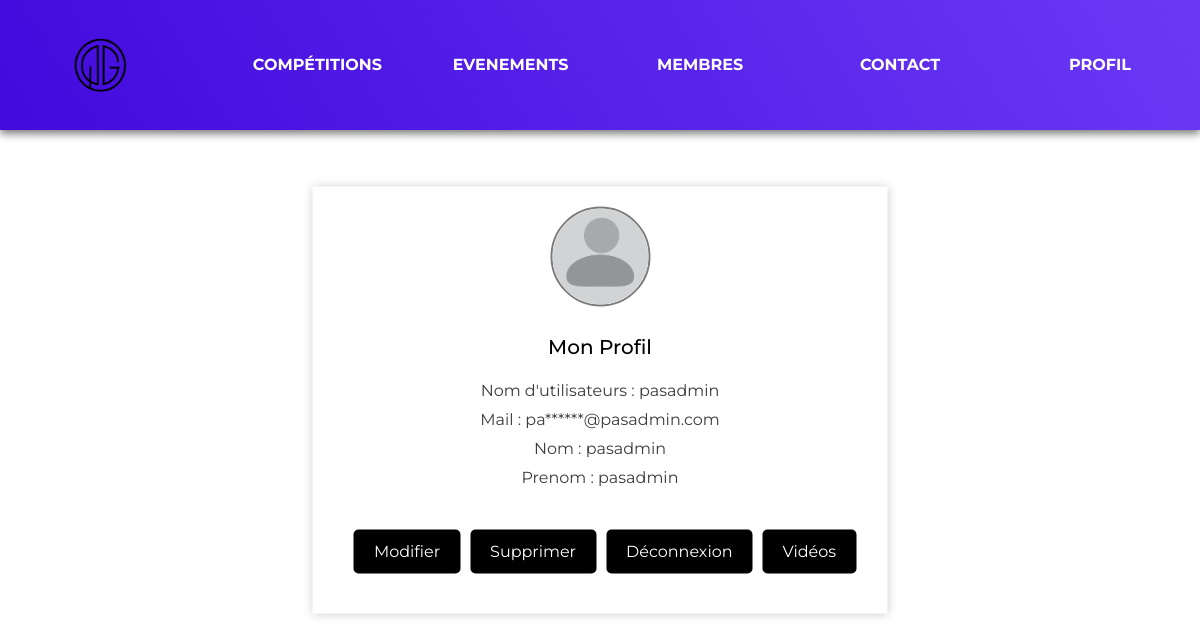
/?action=monProfil (signed in), run on the app's committed database.
### tables this page shows
CREATE TABLE utilisateurs (
   id INT NOT NULL AUTO_INCREMENT PRIMARY KEY,
   prenom VARCHAR(50) NOT NULL,
   nom VARCHAR(50) NOT NULL,
   pseudo VARCHAR(50) UNIQUE NOT NULL DEFAULT '',
   mdp VARCHAR(255) NOT NULL DEFAULT '',
   datenaissance DATE DEFAULT NULL,
   mail VARCHAR(50) UNIQUE NOT NULL,
   est_admin BOOLEAN NOT NULL DEFAULT FALSE
);

### public_html/index.php (called while the page is built, shortened)
<?php
include "getRacine.php";
include_once "$racine/model/authentification.php";
if (isset($_GET["action"])){
    $action = $_GET["action"];
}
else{
    $action = "defaut";
}
$fichier = controleurPrincipal($action);
include "$racine/controller/$fichier";
?>

### public_html/model/utilisateurs.php (called while the page is built, shortened)
<?php
function getUtilisateurByPseudo($pseudo) {
    try {
        $cnx = DBconnection();
        $req = $cnx->prepare("SELECT * FROM utilisateurs WHERE pseudo = :pseudo;");
        $req->bindValue(':pseudo', $pseudo, PDO::PARAM_STR);
        $req->execute();
        $resultat = $req->fetch(PDO::FETCH_ASSOC);
        return $resultat;
    } catch (PDOException $e) {
        print 'Erreur !: ' . $e->getMessage();
        die();
    }
}
function censorEmail($email) {
    $parts = explode("@", $email);
    $name = $parts[0];
    $domain = $parts[1];
    $nameCensored = substr($name, 0, 2) . str_repeat('*', strlen($name) - 2);
    return $nameCensored . '@' . $domain;
}

### public_html/model/authentification.php (called while the page is built, shortened)
<?php
include_once "utilisateurs.php";
function isLoggedOn() {
    if (isset($_SESSION["pseudo"])) {
        $util = getUtilisateurByPseudo($_SESSION['pseudo']);
        if ($util && $util['pseudo'] == $_SESSION['pseudo'] && $util['mdp'] == $_SESSION['mdp']) {
            return true;
        }
    }
    return false;
}
?>

### public_html/view/monProfil.php (the view, shortened to what this page needs)
<div class="bgblue-Profil">
<div class="container-profil">
    <div class="text-center">
        <img src="photos/user.jpg" width="100" class="rounded-circle">
    </div>
    <div class="text-center">
        <h5 class="mt-2 mb-0">Mon Profil</h5>
        <ul class="social-list">
            <li></i>Nom d'utilisateurs : <?= htmlspecialchars($util["pseudo"]) ?></li>
            <li></i>Mail : <?= censorEmail($util["mail"]) ?></li>
            <li></i>Nom : <?= htmlspecialchars($util["nom"]) ?></li>
            <li></i>Prenom : <?= htmlspecialchars($util["prenom"]) ?></li>
        </ul>
        <div class="button-container">
        <button class="btn btn-primary btn-profil" id="modifier"><a href="./?action=updProfil">Modifier</a></button>
        <button class="btn btn-primary btn-profil" id="sup"><a href="./?action=suppression">Supprimer</a></button>
        <button class="btn btn-primary btn-profil" id="deco"><a href="./?action=deconnexion">Déconnexion</a></button>
        <button class="btn btn-primary btn-profil" id="mesvideos"><a href="./?action=video">Vidéos</a></button>
        </div>
    </div>
</div>

### public_html/style/header.css (style rules this page uses)
html, body { margin: 0; height: 100%; padding: 0; cursor: url(../assets/cursor2.png), pointer; }
body { font-family: -apple-system, BlinkMacSystemFont, "Segoe UI", Roboto, Helvetica, Arial, sans-serif, "Apple Color Emoji", "Segoe UI Emoji", "Segoe UI Symbol"; }

### public_html/style/home.css (style rules this page uses)
body { background: rgb(255, 255, 255); font-family: 'Montserrat', sans-serif; display: flex; flex-direction: column; margin: 0; padding: 0; }
* { margin: 0; padding: 0; box-sizing: border-box; }
.btn { display: flex; justify-content: flex-end; margin-top: 20px; }
.btn-primary { background-color: #000000; color: white; padding: 10px 20px; border: none; border-radius: 5px; cursor: pointer; }

### public_html/style/profilVideo.css (style rules this page uses)
.btn a { color: white; text-decoration: none; }

### public_html/style/Monprofil.css (style rules this page uses)
.container-profil { width: 575px; background-color: #fff; box-shadow: 0px 0px 10px rgba(0, 0, 0, 0.2); display: flex; justify-content: center; align-items: center; flex-direction: column; position: absolute; top: 50%; left: 50%; transform: translate(-50%, -50%); padding: 20px; }
.text-center { text-align: center; margin-bottom: 20px; }
.rounded-circle { border-radius: 50%; border: 2px solid #7a7a7a; width: 100px; height: 100px; }
.container-profil h5 { margin-top: 10px; margin-bottom: 0; color: #000000; }
.social-list { list-style-type: none; padding: 0; text-align: center; margin-top: 20px; }
.social-list li { margin-bottom: 5px; color: #3d3b3b; }
.button-container { display: flex; justify-content: center; margin-top: 20px; }
.btn-profil { margin-left: 10px; }
.btn-profil a { color: #fff; text-decoration: none; }
.btn-primary { background-color: #000000; border-color: #000000; color: #fff; }
#deco { width: auto; }
#sup { width: auto; }
#modifier { width: auto; }
#mesvideos { width: auto; }
.btn { display: inline-block; font-weight: 400; color: #ffffff; text-align: center; vertical-align: middle; cursor: pointer; background-color: rgb(0, 0, 0); padding: 10px 20px; font-size: 16px; border-radius: 5px; transition: background-color 0.2s, border-color 0.2s; }

### public_html/style/mesvideos.css (style rules this page uses)
a { color: #000; text-decoration: none; }

### public_html/style/members.css (style rules this page uses)
*, *::before, *::after { box-sizing: border-box; }

### data on the page
utilisateurs: pseudo "pasadmin", mail "pa******@pasadmin.com", nom "pasadmin", prenom "pasadmin"
